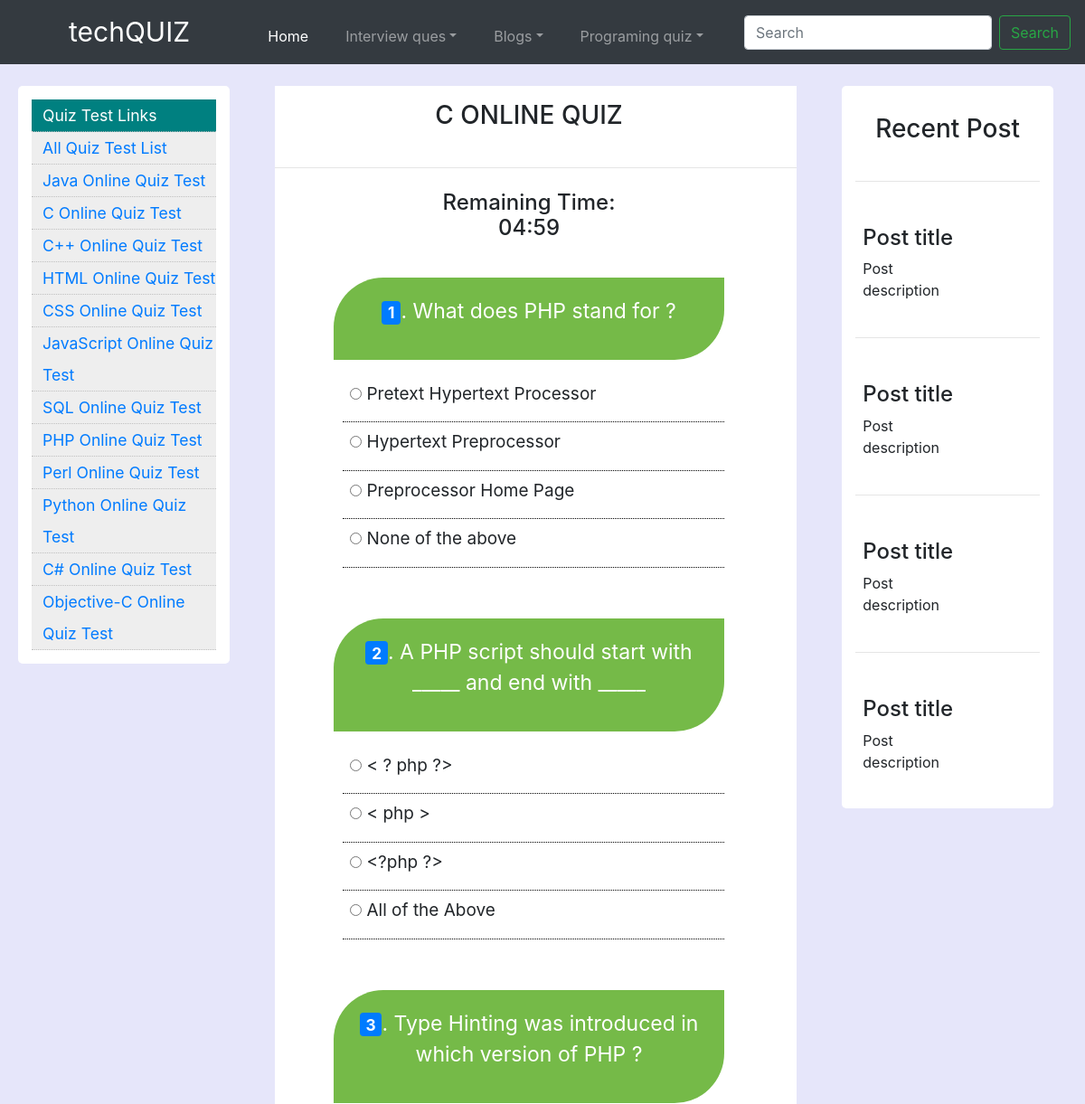
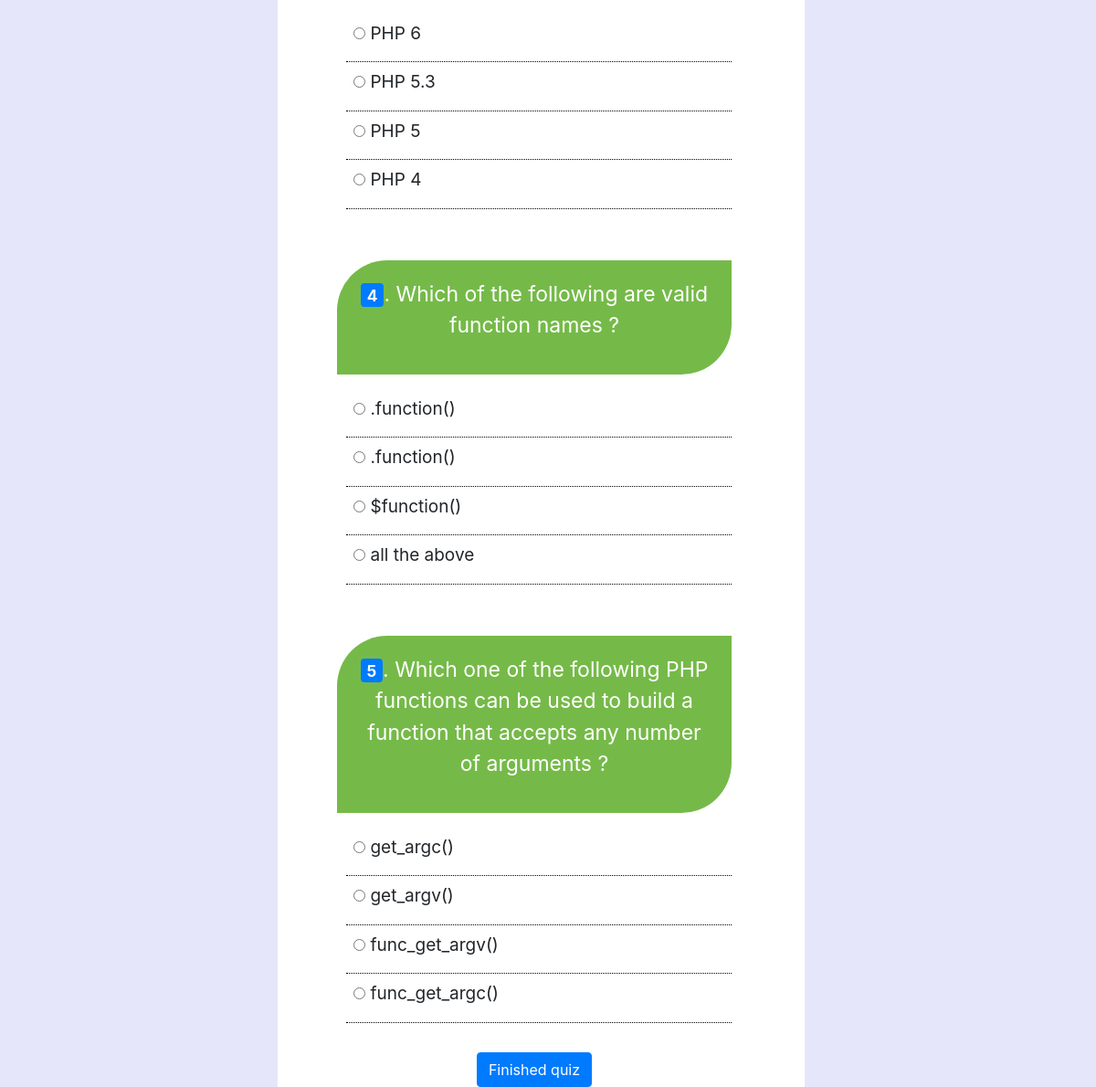
The app's page /phpscript/quiz.php with its own data (2 pictures, top to bottom).
### tables this page shows
CREATE TABLE `questions` (
  `ques_id` int(11) NOT NULL,
  `ques_title` varchar(200) NOT NULL,
  `ans_id` varchar(100) NOT NULL,
  `cat_id` int(11) NOT NULL
);

CREATE TABLE `options` (
  `opt_id` int(11) NOT NULL,
  `option_det` varchar(255) NOT NULL,
  `ques_id` int(11) NOT NULL,
  `ans_id` varchar(255) NOT NULL
);

### phpscript/quiz.php (the view, shortened to what this page needs)
<!doctype html>
<html lang="en">
<head>
    <link rel="stylesheet" href="https://use.fontawesome.com/releases/v5.1.1/css/all.css"
>
    <link rel="stylesheet" href="https://stackpath.bootstrapcdn.com/bootstrap/4.3.1/css/bootstrap.min.css"
>
    <link rel="stylesheet" href="style1.css">
</head>
<body>
    <?php include_once('mql_connection.php');
$cat_id=2;
?>
    <div class="navigation">
        <nav class="navbar navbar-expand-lg navbar-dark bg-dark ">
            <a class="navbar-brand" href="#">techQUIZ</a>
            <div class="collapse navbar-collapse" id="collapsibleNavId">
                <ul class="navbar-nav mr-auto mt-2 mx-auto">
                    <li class="nav-item active">
                        <a class="nav-link" href="#">Home <span class="sr-only">(current)</span></a>
                    </li>
                    <li class="nav-item dropdown">
                        <a class="nav-link dropdown-toggle" href="#" id="dropdownId" data-toggle="dropdown"
                            aria-haspopup="true" aria-expanded="false">Interview ques</a>
                    </li>
                    <li class="nav-item dropdown">
                        <a class="nav-link dropdown-toggle" href="#" id="dropdownId" data-toggle="dropdown"
                            aria-haspopup="true" aria-expanded="false">Blogs</a>
                    </li>
                    <li class="nav-item dropdown">
                        <a class="nav-link dropdown-toggle" href="#" id="dropdownId" data-toggle="dropdown"
                            aria-haspopup="true" aria-expanded="false">Programing quiz</a>
                    </li>
                </ul>
                <form class="form-inline my-2 ">
                    <input class="form-control mr-sm-2" type="text" placeholder="Search">
                    <button class="btn btn-outline-success my-2 my-sm-0" type="submit">Search</button>
                </form>
            </div>
        </nav>
    </div>
    <section>
        <div class="row mt-4">
            <div class="col-lg-3 col-md-12 col-12 left-col">
                <div class="left-div">
                    <div class="left-col-ul mx-auto">
                        <li class="left_col_title">Quiz Test Links</li>
                        <li><a href="">All Quiz Test List</a></li>
                        <li><a href="">Java Online Quiz Test</a></li>
                        <li><a href="/Online%20Quiz%20System/phpscript/quiz.php?id=">C Online Quiz Test</a></li>
                        <li><a href="">C++ Online Quiz Test</a></li>
                        <li><a href="">HTML Online Quiz Test</a></li>
                        <li><a href="">CSS Online Quiz Test</a></li>
                        <li><a href="">JavaScript Online Quiz Test</a></li>
                        <li><a href="">SQL Online Quiz Test</a></li>
                        <li><a href="">PHP Online Quiz Test</a></li>
                        <li><a href="">Perl Online Quiz Test</a></li>
                        <li><a href="">Python Online Quiz Test</a></li>
                        <li><a href="">C# Online Quiz Test</a></li>
                        <li><a href="">Objective-C Online Quiz Test</a></li>
                    </div>
                </div>
            </div>
            <div class="col-lg-6 col-md-12 center-col col-12">
                <div class="center-div">
                    <div class="row p-3">
                        <div class="col-6 mx-auto text-center">
                            <h3>C ONLINE QUIZ</h3>
                        </div>
                    </div>
                    <div>
                        <hr>
                    </div>
                    <div class="row p-2">
                        <div class="col-6 mx-auto text-center">
                            <h4>Remaining Time: <span id="time"></span></h4>
                        </div>
                    </div>
                    <form action="result.php?limit=5&cat_id=<?php echo $cat_id?>" method="post">
                        <div class="row ">
                            <div class="col-10 mx-auto">
                                <div class="loader">
                                    <?php
                            $quesql="SELECT * FROM `questions` where cat_id='$cat_id' ORDER BY RAND() LIMIT 5";
                            $quesesult=$con->query($quesql);
                                $id=1;
                            while($ques_row=mysqli_fetch_assoc($quesesult))
                            {
                                $ques_id=$ques_row['ques_id'];
                            ?>
                                    <div class="mt-2 p-3" id="quiz">
                                        <div class="question mb-3">
                                            <p class="text-center"><span class= "badge badge-primary" id="qid"><?php echo $id; $id++;?></span>.
                                                <span id="question"><?php echo $ques_row['ques_title'];?></span>
                                            </p>
                                        </div>
                                        <ul>
                                            <?php
                                         $i=0;
                                         $ans=['a','b','c','d'];
                                         $optsql="SELECT * FROM `options` where ques_id='$ques_id'";
                                         $optresult=$con->query($optsql);
                                         while($opt_row=mysqli_fetch_assoc($optresult))
                                         {
                                        ?>
                                            <li>
                                                <input type="radio" id="" name="selector[<?php echo $ques_id;?>]"
                                                    value="<?php echo $ans[$i];?>">
                                                <label for="f-option"
                                                    class="element-animation"><?php echo $opt_row['option_det']; ?></label>
                                            </li>
                                            <?php
                                         $i=$i+1;
                                         }
                                        ?>
                                        </ul>
                                    </div>
                                    <?php } ?>
                                </div>
                            </div>
                        </div>
                        <div class="row">
                            <button name="submit" id="" class="btn btn-primary mx-auto" href="#" role="button">Finished
                                quiz</button>
                        </div>
                    </form>
                </div>
            </div>
            <div class="col-lg-3 col-md-12 col-12 right-col">
                <div class="right-div">
                    <div class="heading text-center p-3">
                        <h3>Recent Post</h3>
                    </div>
                    <hr>
                    <div class="row p-2">
                        <div class="col-12">
                        </div>
                        <div class="col-lg-8 col-md-8">
                            <h4>Post title</h4>
                            <p>Post description</p>
                        </div>
                    </div>
                    <hr>
                    <div class="row p-2">
                        <div class="col-12">
                        </div>
                        <div class="col-lg-8 col-md-8">
                            <h4>Post title</h4>
                            <p>Post description</p>
                        </div>
                    </div>
                    <hr>
                    <div class="row p-2">
                        <div class="col-12">
                        </div>
                        <div class="col-lg-8 col-md-8">
                            <h4>Post title</h4>
                            <p>Post description</p>
                        </div>
                    </div>
                    <hr>
                    <div class="row p-2">
                        <div class="col-12">
                        </div>
                        <div class="col-lg-8 col-md-8">
                            <h4>Post title</h4>
                            <p>Post description</p>
                        </div>
                    </div>
                </div>
            </div>
        </div>
    </section>
</body>
</html>

### css/style1.css (style rules this page uses)
.navbar-brand { font-size: 30px; margin-left: 60px; }
body { margin: 0; padding: 0; background: rgb(230,230,250)!important; }
.navigation { width: 100%; }
.navigation .nav-item { margin-left: 25px; }
section { min-height: 100vh; }
section .row { margin-right: 0; }
section .left-col .left-div { margin:0 20px; background-color: white; padding: 15px; border-radius: 5px; }
section .left-col li { background-color: #eee; padding-left: 12px; list-style-type: none; line-height: 35px; border-bottom: 1px dotted silver; font-size: 110%; }
section .right-col .right-div { background-color: white; margin:0 20px; background-color: white; padding: 15px; border-radius: 5px; }
section .center-col .center-div { background-color: white; }
.left_col_title,.left_col_main_topic { background-color:#008080!important; color: white; }
.question { background: #75ba48; padding: 20px; color: #fff; font-size: 23px; border-bottom-right-radius: 55px; border-top-left-radius: 55px; }
.center-div ul { list-style: none; margin-left: 10px; padding: 0; }
.center-div ul li { padding: 8px; border-bottom: 1px dotted black; font-size: 19px; }

### records on screen
questions: ques_title "What does PHP stand for ?"
options: option_det "Pretext Hypertext Processor"
options: option_det "Hypertext Preprocessor"
options: option_det "Preprocessor Home Page"
options: option_det "None of the above"
questions: ques_title "A PHP script should start with _____ and end with _____"
options: option_det "< ? php ?>"
options: option_det "< php >"
options: option_det "<?php ?>"
options: option_det "All of the Above"
questions: ques_title "Type Hinting was introduced in which version of PHP ?"
options: option_det "PHP 6"
options: option_det "PHP 5.3"
options: option_det "PHP 5"
options: option_det "PHP 4"
questions: ques_title "Which of the following are valid function names ?"
options: option_det ".function()"
options: option_det ".function()"
options: option_det "$function()"
options: option_det "all the above"
questions: ques_title "Which one of the following PHP functions can be used to build a function that accepts any number of arguments ?"
options: option_det "get_argc()"
options: option_det "get_argv()"
options: option_det "func_get_argv()"
options: option_det "func_get_argc()"
